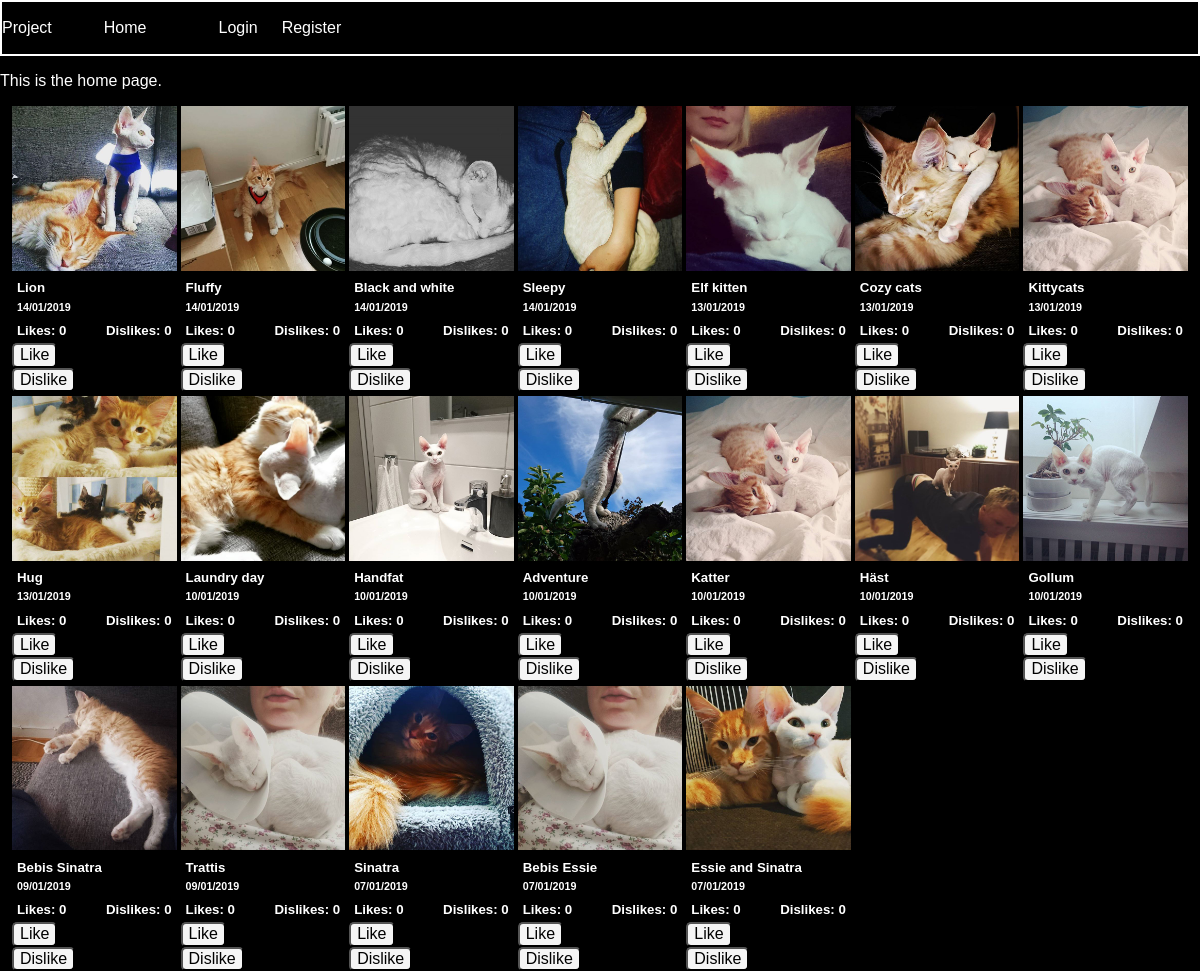
The page / on the database its author committed.
### tables this page shows
CREATE TABLE "posts" (
	`post_id`	INTEGER PRIMARY KEY AUTOINCREMENT,
	`description`	TEXT,
	`image_url`	TEXT,
	`user_id`	INTEGER,
	`date`	INTEGER,
	FOREIGN KEY(`user_id`) REFERENCES `users`(`id`)
);

### app/config.php (called while the page is built, shortened)
<?php
return [
    'title' => 'Project',
    'database_path' => sprintf('sqlite:%s/database/photoify.db', __DIR__),
];

### app/autoload.php (called while the page is built, shortened)
<?php
require __DIR__.'/database/database-functions.php';
$config = require __DIR__.'/config.php';

### app/database/database-functions.php (called while the page is built, shortened)
<?php
function connectToDB(){
    $config = require dirname(__DIR__).'/config.php';
    $pdo = new PDO($config['database_path']);
    return $pdo;
}
function getAllPosts(){
    $pdo = connectToDB();
   $allPostsStatement = $pdo->prepare('SELECT * FROM posts ORDER BY date DESC');
   $allPostsStatement->execute();
   $allPosts = $allPostsStatement->fetchAll(PDO::FETCH_ASSOC);
   return $allPosts;
}

### feed.php (the view, shortened to what this page needs)
<?php
$posts = getAllPosts();
?>
<?php
    foreach ($posts as $post) :
    ?>
<div class="post">
    <img class="post-image" src="<?= $post['image_url']?>" alt="image">
    <h5>
        <?= $post['description']?>
    </h5>
    <h6>
        <?= date('d/m/Y', $post['date']);?>
    </h6>
    <div class="likes-count">
        <h5 class="likes">Likes: 0</h5>
        <h5 class="dislikes">Dislikes: 0</h5>
    </div>
    <div>
        <form class="likes-form" action="/app/likes/likes.php" method="post">
            <button class="like-button">Like</button>
        </form>
        <form class="likes-form" action="/app/likes/dislikes.php" method="post">
            <button class="dislike-button">Dislike</button>
        </form>
    </div>
</div>
<?php endforeach ?>

### views/header.php (shortened to what this page needs)
<?php
require __DIR__.'/../app/autoload.php';
?>
<!DOCTYPE html>
<html lang="en">
<head>
    <link rel="stylesheet" href="./assets/styles/main.css">
    <link rel="stylesheet" href="./assets/styles/normalize.css">
</head>
<body>
    <?php require __DIR__.'/navigation.php'; ?>
    <div class="container py-5">

### views/navigation.php (shortened to what this page needs)
<nav class="navbar">
    <a class="navbar-brand" href="#">
        <?php echo $config['title']; ?></a>
    <ul class="navbar-nav">
        <li class="nav-item">
            <a class="nav-link <?php if($_SERVER['PHP_SELF'] === "/index.php"){echo 'active' ;};?>"
                href="./index.php">Home</a>
        </li>
        <li class="nav-item">
            <a class="nav-link <?php if($_SERVER['PHP_SELF'] === "/login-page.php"){echo 'active' ;};?>" href="
                <?php if(isset($loggedInUser)){echo "./app/users/logout.php";} else{echo "./login-page.php";};?>">
                <?php if(isset($loggedInUser)){echo "Logout";} else{echo "Login";};?></a>
        </li>
        <li class="nav-item">
            <a class="nav-link <?php if($_SERVER['PHP_SELF'] === "/register-page.php"){echo 'active' ;};?>" href="
                <?php if(!isset($loggedInUser)){echo "./register-page.php";};?>">
                <?php if(!isset($loggedInUser)){echo "Register";};?></a>
        </li>
    </ul>
</nav>

### index.php (shortened to what this page needs)
<?php require __DIR__.'/views/header.php'; ?>
<p>This is the home page.</p>
<div class="post-feed">
    <?php require __DIR__.'/feed.php'; ?>
</div>
<?php require __DIR__.'/views/footer.php'; ?>

### views/footer.php (shortened to what this page needs)
</div>
</body>
</html>

### assets/styles/main.css (style rules this page uses)
* { box-sizing: border-box; }
body { width: 100vw; margin: 0; background-color: black; color: white; font-family: sans-serif; }
h1, h2, h3, h4, h5, h6 { margin: 5px; }
.navbar { width: 100vw; height: 56px; border: 2px solid white; display: flex; flex-direction: row; align-items: center; }
.navbar-nav { display: flex; flex-direction: row; }
.nav-item { margin: 1vw; }
img { width: 200px; }
a { color: white; text-decoration: none; }
ul { list-style: none; }
button { color: black; background-color: whitesmoke; border-radius: 5px; }
.post-feed { width: 98vw; margin: auto; display: grid; grid-gap: 4px; grid-template-columns: repeat(auto-fill, minmax(150px, 1fr)); }
.post { width: 100%; }
.post-image { width: 100%; }
.likes-count { display: flex; flex-direction: row; justify-content: space-between; }

### rows shown on the page
posts: image_url (picture), description "Lion", date "14/01/2019"
posts: image_url (picture), description "Fluffy", date "14/01/2019"
posts: image_url (picture), description "Black and white", date "14/01/2019"
posts: image_url (picture), description "Sleepy", date "14/01/2019"
posts: image_url (picture), description "Elf kitten", date "13/01/2019"
posts: image_url (picture), description "Cozy cats", date "13/01/2019"
posts: image_url (picture), description "Kittycats", date "13/01/2019"
posts: image_url (picture), description "Hug", date "13/01/2019"
posts: image_url (picture), description "Laundry day", date "10/01/2019"
posts: image_url (picture), description "Handfat", date "10/01/2019"
posts: image_url (picture), description "Adventure", date "10/01/2019"
posts: image_url (picture), description "Katter", date "10/01/2019"
posts: image_url (picture), description "Häst", date "10/01/2019"
posts: image_url (picture), description "Gollum", date "10/01/2019"
posts: image_url (picture), description "Bebis Sinatra", date "09/01/2019"
posts: image_url (picture), description "Trattis", date "09/01/2019"
posts: image_url (picture), description "Sinatra", date "07/01/2019"
posts: image_url (picture), description "Bebis Essie", date "07/01/2019"
posts: image_url (picture), description "Essie and Sinatra", date "07/01/2019"

### other values the page prints
$config['title'] "Project"
